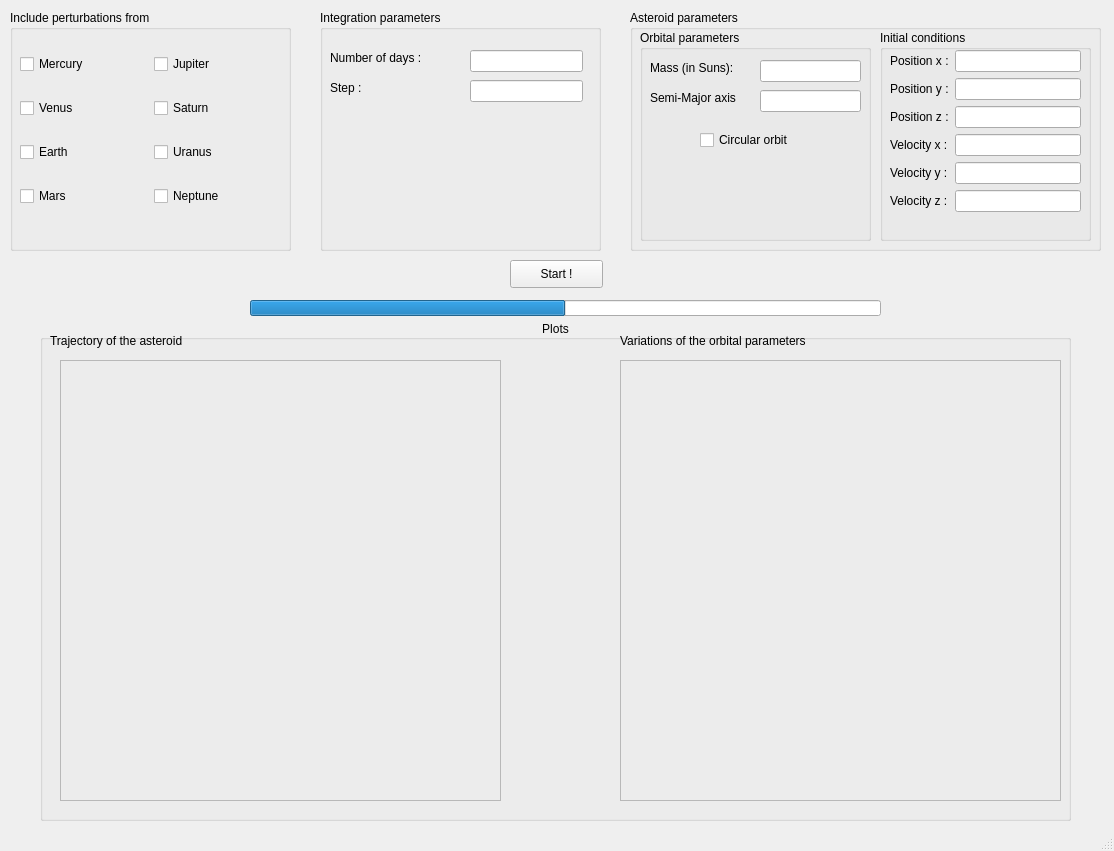
<?xml version="1.0" encoding="UTF-8"?>
<ui version="4.0">
 <class>MainWindow</class>
 <widget class="QMainWindow" name="MainWindow">
  <property name="geometry">
   <rect>
    <x>0</x>
    <y>0</y>
    <width>1114</width>
    <height>851</height>
   </rect>
  </property>
  <property name="windowTitle">
   <string>Asteroid Trajectory</string>
  </property>
  <property name="toolButtonStyle">
   <enum>Qt::ToolButtonIconOnly</enum>
  </property>
  <property name="animated">
   <bool>true</bool>
  </property>
  <property name="tabShape">
   <enum>QTabWidget::Rounded</enum>
  </property>
  <widget class="QWidget" name="centralwidget">
   <widget class="QGroupBox" name="groupIntegrationParam">
    <property name="geometry">
     <rect>
      <x>320</x>
      <y>10</y>
      <width>281</width>
      <height>241</height>
     </rect>
    </property>
    <property name="title">
     <string>Integration parameters</string>
    </property>
    <widget class="QLineEdit" name="inputFinalTime">
     <property name="geometry">
      <rect>
       <x>150</x>
       <y>40</y>
       <width>113</width>
       <height>22</height>
      </rect>
     </property>
    </widget>
    <widget class="QLabel" name="label_2">
     <property name="geometry">
      <rect>
       <x>10</x>
       <y>40</y>
       <width>111</width>
       <height>16</height>
      </rect>
     </property>
     <property name="text">
      <string>Number of days :</string>
     </property>
    </widget>
    <widget class="QLineEdit" name="inputStep">
     <property name="geometry">
      <rect>
       <x>150</x>
       <y>70</y>
       <width>113</width>
       <height>22</height>
      </rect>
     </property>
    </widget>
    <widget class="QLabel" name="label_4">
     <property name="geometry">
      <rect>
       <x>10</x>
       <y>70</y>
       <width>111</width>
       <height>16</height>
      </rect>
     </property>
     <property name="text">
      <string>Step :</string>
     </property>
    </widget>
   </widget>
   <widget class="QGroupBox" name="groupPlots">
    <property name="geometry">
     <rect>
      <x>40</x>
      <y>320</y>
      <width>1031</width>
      <height>501</height>
     </rect>
    </property>
    <property name="title">
     <string>Plots</string>
    </property>
    <property name="alignment">
     <set>Qt::AlignCenter</set>
    </property>
    <widget class="QLabel" name="label_3">
     <property name="geometry">
      <rect>
       <x>10</x>
       <y>10</y>
       <width>501</width>
       <height>21</height>
      </rect>
     </property>
     <property name="text">
      <string>Trajectory of the asteroid</string>
     </property>
    </widget>
    <widget class="QLabel" name="label">
     <property name="geometry">
      <rect>
       <x>580</x>
       <y>10</y>
       <width>501</width>
       <height>21</height>
      </rect>
     </property>
     <property name="frameShape">
      <enum>QFrame::NoFrame</enum>
     </property>
     <property name="text">
      <string>Variations of the orbital parameters</string>
     </property>
    </widget>
    <widget class="QLabel" name="plotTrajectory">
     <property name="enabled">
      <bool>true</bool>
     </property>
     <property name="geometry">
      <rect>
       <x>20</x>
       <y>40</y>
       <width>441</width>
       <height>441</height>
      </rect>
     </property>
     <property name="frameShape">
      <enum>QFrame::StyledPanel</enum>
     </property>
     <property name="text">
      <string/>
     </property>
     <property name="pixmap">
      <pixmap>Plots/Robert.png</pixmap>
     </property>
     <property name="scaledContents">
      <bool>true</bool>
     </property>
    </widget>
    <widget class="QLabel" name="PlotOrbitVar">
     <property name="geometry">
      <rect>
       <x>580</x>
       <y>40</y>
       <width>441</width>
       <height>441</height>
      </rect>
     </property>
     <property name="frameShape">
      <enum>QFrame::StyledPanel</enum>
     </property>
     <property name="text">
      <string/>
     </property>
     <property name="pixmap">
      <pixmap>Plots/Robert.png</pixmap>
     </property>
     <property name="scaledContents">
      <bool>true</bool>
     </property>
    </widget>
   </widget>
   <widget class="QGroupBox" name="groupPerturbPlanets">
    <property name="geometry">
     <rect>
      <x>10</x>
      <y>10</y>
      <width>281</width>
      <height>241</height>
     </rect>
    </property>
    <property name="title">
     <string>Include perturbations from</string>
    </property>
    <widget class="QWidget" name="">
     <property name="geometry">
      <rect>
       <x>10</x>
       <y>26</y>
       <width>261</width>
       <height>191</height>
      </rect>
     </property>
     <layout class="QGridLayout" name="gridLayout">
      <item row="0" column="0">
       <widget class="QCheckBox" name="mercuryCheckBox">
        <property name="enabled">
         <bool>true</bool>
        </property>
        <property name="text">
         <string>Mercury</string>
        </property>
        <property name="checkable">
         <bool>true</bool>
        </property>
        <property name="checked">
         <bool>false</bool>
        </property>
        <property name="tristate">
         <bool>false</bool>
        </property>
       </widget>
      </item>
      <item row="0" column="1">
       <widget class="QCheckBox" name="jupiterCheckBox">
        <property name="text">
         <string>Jupiter</string>
        </property>
       </widget>
      </item>
      <item row="1" column="0">
       <widget class="QCheckBox" name="venusCheckBox">
        <property name="text">
         <string>Venus</string>
        </property>
        <property name="tristate">
         <bool>false</bool>
        </property>
       </widget>
      </item>
      <item row="1" column="1">
       <widget class="QCheckBox" name="saturnCheckBox">
        <property name="text">
         <string>Saturn</string>
        </property>
        <property name="tristate">
         <bool>false</bool>
        </property>
       </widget>
      </item>
      <item row="2" column="0">
       <widget class="QCheckBox" name="earthCheckBox">
        <property name="text">
         <string>Earth</string>
        </property>
        <property name="tristate">
         <bool>false</bool>
        </property>
       </widget>
      </item>
      <item row="2" column="1">
       <widget class="QCheckBox" name="uranusCheckBox">
        <property name="text">
         <string>Uranus</string>
        </property>
        <property name="tristate">
         <bool>false</bool>
        </property>
       </widget>
      </item>
      <item row="3" column="0">
       <widget class="QCheckBox" name="marsCheckBox">
        <property name="text">
         <string>Mars</string>
        </property>
        <property name="tristate">
         <bool>false</bool>
        </property>
       </widget>
      </item>
      <item row="3" column="1">
       <widget class="QCheckBox" name="neptuneCheckBox">
        <property name="text">
         <string>Neptune</string>
        </property>
        <property name="tristate">
         <bool>false</bool>
        </property>
       </widget>
      </item>
     </layout>
    </widget>
   </widget>
   <widget class="QGroupBox" name="groupAsteroidParam">
    <property name="geometry">
     <rect>
      <x>630</x>
      <y>10</y>
      <width>471</width>
      <height>241</height>
     </rect>
    </property>
    <property name="title">
     <string>Asteroid parameters</string>
    </property>
    <widget class="QGroupBox" name="groupInitialConditions">
     <property name="enabled">
      <bool>true</bool>
     </property>
     <property name="geometry">
      <rect>
       <x>250</x>
       <y>20</y>
       <width>211</width>
       <height>211</height>
      </rect>
     </property>
     <property name="title">
      <string>Initial conditions</string>
     </property>
     <widget class="QWidget" name="">
      <property name="geometry">
       <rect>
        <x>10</x>
        <y>20</y>
        <width>191</width>
        <height>191</height>
       </rect>
      </property>
      <layout class="QFormLayout" name="formLayout">
       <item row="0" column="0">
        <widget class="QLabel" name="label_7">
         <property name="text">
          <string>Position x :</string>
         </property>
        </widget>
       </item>
       <item row="0" column="1">
        <widget class="QLineEdit" name="inputPosX"/>
       </item>
       <item row="1" column="0">
        <widget class="QLabel" name="label_8">
         <property name="text">
          <string>Position y :</string>
         </property>
        </widget>
       </item>
       <item row="1" column="1">
        <widget class="QLineEdit" name="inputPosY"/>
       </item>
       <item row="2" column="0">
        <widget class="QLabel" name="label_9">
         <property name="text">
          <string>Position z :</string>
         </property>
        </widget>
       </item>
       <item row="2" column="1">
        <widget class="QLineEdit" name="inputPosZ"/>
       </item>
       <item row="3" column="0">
        <widget class="QLabel" name="label_10">
         <property name="text">
          <string>Velocity x :</string>
         </property>
        </widget>
       </item>
       <item row="3" column="1">
        <widget class="QLineEdit" name="inputVelX"/>
       </item>
       <item row="4" column="0">
        <widget class="QLabel" name="label_11">
         <property name="text">
          <string>Velocity y :</string>
         </property>
        </widget>
       </item>
       <item row="4" column="1">
        <widget class="QLineEdit" name="inputVelY"/>
       </item>
       <item row="5" column="0">
        <widget class="QLabel" name="label_12">
         <property name="text">
          <string>Velocity z :</string>
         </property>
        </widget>
       </item>
       <item row="5" column="1">
        <widget class="QLineEdit" name="inputVelZ"/>
       </item>
      </layout>
     </widget>
    </widget>
    <widget class="QGroupBox" name="groupOrbitalParameters">
     <property name="geometry">
      <rect>
       <x>10</x>
       <y>20</y>
       <width>231</width>
       <height>211</height>
      </rect>
     </property>
     <property name="title">
      <string>Orbital parameters</string>
     </property>
     <widget class="QLabel" name="label_5">
      <property name="geometry">
       <rect>
        <x>10</x>
        <y>30</y>
        <width>101</width>
        <height>16</height>
       </rect>
      </property>
      <property name="text">
       <string>Mass (in Suns):</string>
      </property>
     </widget>
     <widget class="QLineEdit" name="inputAsteroidMass">
      <property name="geometry">
       <rect>
        <x>120</x>
        <y>30</y>
        <width>101</width>
        <height>22</height>
       </rect>
      </property>
     </widget>
     <widget class="QCheckBox" name="checkBox">
      <property name="geometry">
       <rect>
        <x>60</x>
        <y>100</y>
        <width>121</width>
        <height>20</height>
       </rect>
      </property>
      <property name="text">
       <string>Circular orbit</string>
      </property>
     </widget>
     <widget class="QLabel" name="label_14">
      <property name="geometry">
       <rect>
        <x>10</x>
        <y>60</y>
        <width>101</width>
        <height>16</height>
       </rect>
      </property>
      <property name="text">
       <string>Semi-Major axis</string>
      </property>
     </widget>
     <widget class="QLineEdit" name="inputAsteroidSMaxis">
      <property name="geometry">
       <rect>
        <x>120</x>
        <y>60</y>
        <width>101</width>
        <height>22</height>
       </rect>
      </property>
     </widget>
    </widget>
   </widget>
   <widget class="QProgressBar" name="progressBar">
    <property name="geometry">
     <rect>
      <x>250</x>
      <y>300</y>
      <width>631</width>
      <height>16</height>
     </rect>
    </property>
    <property name="value">
     <number>50</number>
    </property>
    <property name="alignment">
     <set>Qt::AlignCenter</set>
    </property>
    <property name="textVisible">
     <bool>false</bool>
    </property>
    <property name="invertedAppearance">
     <bool>false</bool>
    </property>
   </widget>
   <widget class="QPushButton" name="StartButton">
    <property name="geometry">
     <rect>
      <x>510</x>
      <y>260</y>
      <width>93</width>
      <height>28</height>
     </rect>
    </property>
    <property name="text">
     <string>Start !</string>
    </property>
   </widget>
   <zorder>groupPerturbPlanets</zorder>
   <zorder>groupPlots</zorder>
   <zorder>groupIntegrationParam</zorder>
   <zorder>groupAsteroidParam</zorder>
   <zorder>progressBar</zorder>
   <zorder>StartButton</zorder>
  </widget>
  <widget class="QMenuBar" name="menubar">
   <property name="geometry">
    <rect>
     <x>0</x>
     <y>0</y>
     <width>1114</width>
     <height>26</height>
    </rect>
   </property>
  </widget>
  <widget class="QStatusBar" name="statusbar"/>
 </widget>
 <resources/>
 <connections/>
</ui>
